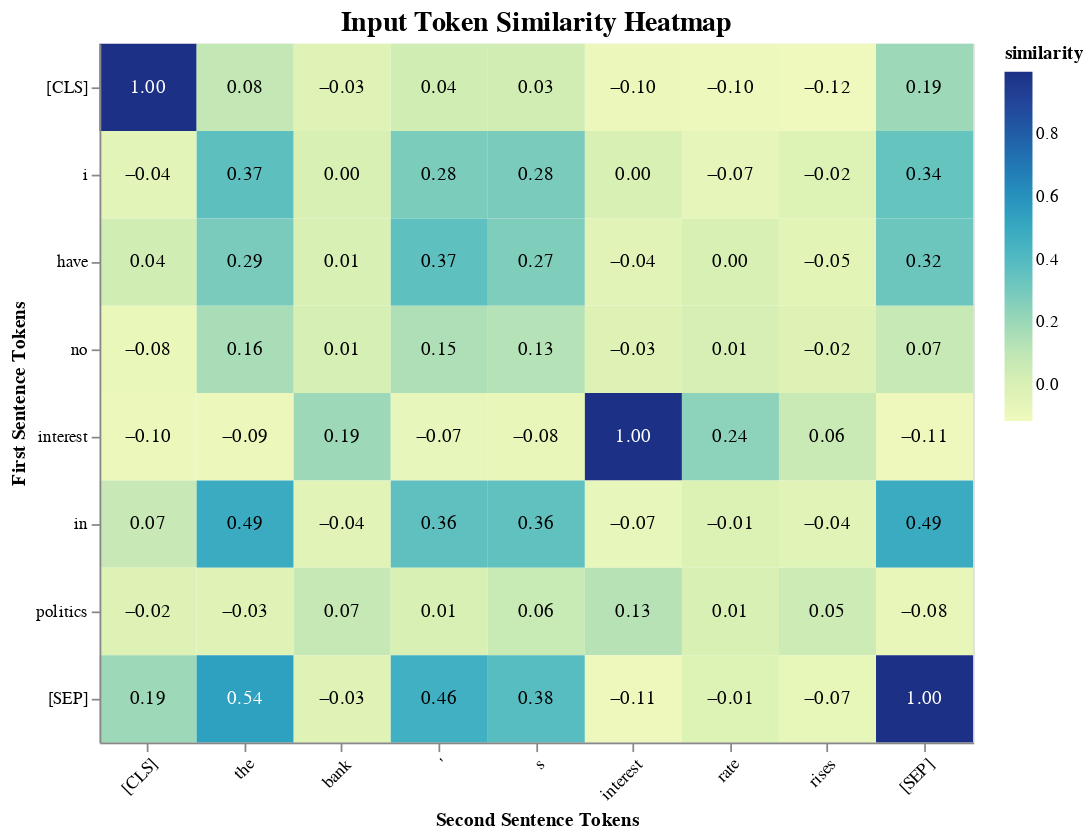

Notebook code for this chart:
### Markdown cell above
### Compare the input embedding of the tokens

### Code cell
from sentence_transformers import util
import altair as alt
import pandas as pd

# Calculate cosine similarity
distances = util.cos_sim(
    first_embeddings.squeeze(), 
    second_embeddings.squeeze()
).cpu().numpy()

# Get token labels
x_labels = model.tokenizer.convert_ids_to_tokens(second_tokens["input_ids"][0])
y_labels = model.tokenizer.convert_ids_to_tokens(first_tokens["input_ids"][0])

# Create a DataFrame for Altair
data = pd.DataFrame(
    [(x, y, distances[i, j]) for i, y in enumerate(y_labels) for j, x in enumerate(x_labels)],
    columns=['x', 'y', 'similarity']
)

# Create heatmap using Altair
chart = alt.Chart(data).mark_rect().encode(
    x=alt.X('x:O', title='Second Sentence Tokens', axis=alt.Axis(labelAngle=-45), sort=x_labels),
    y=alt.Y('y:O', title='First Sentence Tokens', sort=y_labels),
    color=alt.Color('similarity:Q', scale=alt.Scale(scheme='yellowgreenblue')),
    tooltip=['x', 'y', alt.Tooltip('similarity:Q', format='.2f')]
).properties(
    width=500,
    height=400,
    title='Input Token Similarity Heatmap'
)

# Add text labels
text = chart.mark_text(baseline='middle').encode(
    text=alt.Text('similarity:Q', format='.2f'),
    color=alt.condition(
        alt.datum.similarity > 0.5,
        alt.value('white'),
        alt.value('black')
    )
)

# Combine chart and text
final_chart = (chart + text).configure_title(fontSize=16)

# Display the chart
final_chart

### Figure 1 — Vega-Lite specification as saved in the notebook (floating-point values rounded to 4 significant figures)
{"config": {"view": {"continuousWidth": 300, "continuousHeight": 300}, "title": {"fontSize": 16}}, "layer": [{"mark": {"type": "rect"}, "encoding": {"color": {"field": "similarity", "scale": {"scheme": "yellowgreenblue"}, "type": "quantitative"}, "tooltip": [{"field": "x", "type": "nominal"}, {"field": "y", "type": "nominal"}, {"field": "similarity", "format": ".2f", "type": "quantitative"}], "x": {"axis": {"labelAngle": -45}, "field": "x", "sort": ["[CLS]", "the", "bank", "'", "s", "interest", "rate", "rises", "[SEP]"], "title": "Second Sentence Tokens", "type": "ordinal"}, "y": {"field": "y", "sort": ["[CLS]", "i", "have", "no", "interest", "in", "politics", "[SEP]"], "title": "First Sentence Tokens", "type": "ordinal"}}, "title": "Input Token Similarity Heatmap"}, {"mark": {"type": "text", "baseline": "middle"}, "encoding": {"color": {"condition": {"test": "(datum.similarity > 0.5)", "value": "white"}, "value": "black"}, "text": {"field": "similarity", "format": ".2f", "type": "quantitative"}, "tooltip": [{"field": "x", "type": "nominal"}, {"field": "y", "type": "nominal"}, {"field": "similarity", "format": ".2f", "type": "quantitative"}], "x": {"axis": {"labelAngle": -45}, "field": "x", "sort": ["[CLS]", "the", "bank", "'", "s", "interest", "rate", "rises", "[SEP]"], "title": "Second Sentence Tokens", "type": "ordinal"}, "y": {"field": "y", "sort": ["[CLS]", "i", "have", "no", "interest", "in", "politics", "[SEP]"], "title": "First Sentence Tokens", "type": "ordinal"}}, "title": "Input Token Similarity Heatmap"}], "data": {"name": "data-9022518a3dc94e3fc8d15aa14db362ef"}, "height": 400, "width": 500, "$schema": "https://vega.github.io/schema/vega-lite/v5.20.1.json", "datasets": {"data-9022518a3dc94e3fc8d15aa14db362ef": [{"x": "[CLS]", "y": "[CLS]", "similarity": 1.0}, {"x": "the", "y": "[CLS]", "similarity": 0.07898}, {"x": "bank", "y": "[CLS]", "similarity": -0.03248}, {"x": "'", "y": "[CLS]", "similarity": 0.03531}, {"x": "s", "y": "[CLS]", "similarity": 0.03205}, {"x": "interest", "y": "[CLS]", "similarity": -0.09531}, {"x": "rate", "y": "[CLS]", "similarity": -0.09915}, {"x": "rises", "y": "[CLS]", "similarity": -0.1167}, {"x": "[SEP]", "y": "[CLS]", "similarity": 0.1947}, {"x": "[CLS]", "y": "i", "similarity": -0.04239}, {"x": "the", "y": "i", "similarity": 0.3661}, {"x": "bank", "y": "i", "similarity": 0.002556}, {"x": "'", "y": "i", "similarity": 0.2796}, {"x": "s", "y": "i", "similarity": 0.2847}, {"x": "interest", "y": "i", "similarity": 0.002777}, {"x": "rate", "y": "i", "similarity": -0.06688}, {"x": "rises", "y": "i", "similarity": -0.01762}, {"x": "[SEP]", "y": "i", "similarity": 0.3378}, {"x": "[CLS]", "y": "have", "similarity": 0.0366}, {"x": "the", "y": "have", "similarity": 0.2851}, {"x": "bank", "y": "have", "similarity": 0.007326}, {"x": "'", "y": "have", "similarity": 0.3651}, {"x": "s", "y": "have", "similarity": 0.2717}, {"x": "interest", "y": "have", "similarity": -0.03645}, {"x": "rate", "y": "have", "similarity": 0.003279}, {"x": "rises", "y": "have", "similarity": -0.04718}, {"x": "[SEP]", "y": "have", "similarity": 0.3213}, {"x": "[CLS]", "y": "no", "similarity": -0.0823}, {"x": "the", "y": "no", "similarity": 0.1621}, {"x": "bank", "y": "no", "similarity": 0.01477}, {"x": "'", "y": "no", "similarity": 0.1451}, {"x": "s", "y": "no", "similarity": 0.1284}, {"x": "interest", "y": "no", "similarity": -0.02546}, {"x": "rate", "y": "no", "similarity": 0.009544}, {"x": "rises", "y": "no", "similarity": -0.02078}, {"x": "[SEP]", "y": "no", "similarity": 0.07032}, {"x": "[CLS]", "y": "interest", "similarity": -0.09531}, {"x": "the", "y": "interest", "similarity": -0.09476}, {"x": "bank", "y": "interest", "similarity": 0.1939}, {"x": "'", "y": "interest", "similarity": -0.07383}, {"x": "s", "y": "interest", "similarity": -0.07878}, {"x": "interest", "y": "interest", "similarity": 1.0}, {"x": "rate", "y": "interest", "similarity": 0.2368}, {"x": "rises", "y": "interest", "similarity": 0.05647}, {"x": "[SEP]", "y": "interest", "similarity": -0.1084}, {"x": "[CLS]", "y": "in", "similarity": 0.06545}, {"x": "the", "y": "in", "similarity": 0.4897}, {"x": "bank", "y": "in", "similarity": -0.03805}, {"x": "'", "y": "in", "similarity": 0.3598}, {"x": "s", "y": "in", "similarity": 0.3583}, {"x": "interest", "y": "in", "similarity": -0.07335}, {"x": "rate", "y": "in", "similarity": -0.01101}, {"x": "rises", "y": "in", "similarity": -0.041}, {"x": "[SEP]", "y": "in", "similarity": 0.4851}, {"x": "[CLS]", "y": "politics", "similarity": -0.0218}, {"x": "the", "y": "politics", "similarity": -0.02833}, {"x": "bank", "y": "politics", "similarity": 0.07494}, {"x": "'", "y": "politics", "similarity": 0.007535}, {"x": "s", "y": "politics", "similarity": 0.06477}, {"x": "interest", "y": "politics", "similarity": 0.1258}, {"x": "rate", "y": "politics", "similarity": 0.005295}, {"x": "rises", "y": "politics", "similarity": 0.05099}, {"x": "[SEP]", "y": "politics", "similarity": -0.07708}, {"x": "[CLS]", "y": "[SEP]", "similarity": 0.1947}, {"x": "the", "y": "[SEP]", "similarity": 0.5433}, {"x": "bank", "y": "[SEP]", "similarity": -0.03414}, {"x": "'", "y": "[SEP]", "similarity": 0.4625}, {"x": "s", "y": "[SEP]", "similarity": 0.3845}, {"x": "interest", "y": "[SEP]", "similarity": -0.1084}, {"x": "rate", "y": "[SEP]", "similarity": -0.01428}, {"x": "rises", "y": "[SEP]", "similarity": -0.07063}, {"x": "[SEP]", "y": "[SEP]", "similarity": 1.0}]}}
